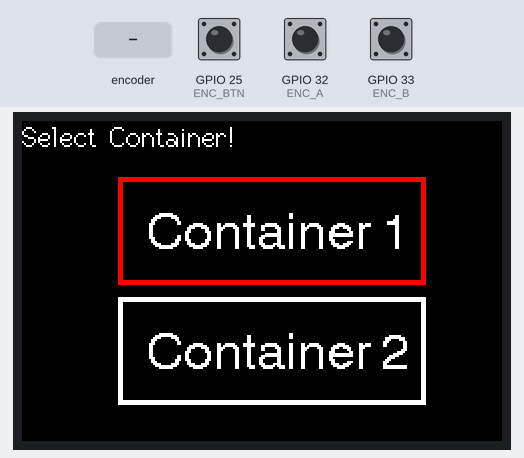
A program run on a simulated ESP32. Parts: 480×320 colour display. Inputs (shaded band) come from the test bench; at power-on: GPIO 25 (ENC_BTN) HIGH, GPIO 32 (ENC_A) HIGH, GPIO 33 (ENC_B) HIGH. What the program prints to the serial monitor is not drawn.

Above: at 1.6 s.
1.7 s: GPIO 25 (ENC_BTN) pulled LOW for 0.15 s
At 3.0 s:
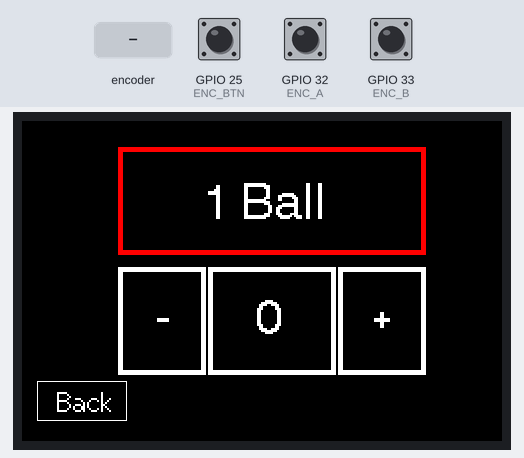
3.3 s: rotary encoder on GPIO 32 (ENC_A) / GPIO 33 (ENC_B) turned 3 steps (first pin leading)
At 4.5 s:
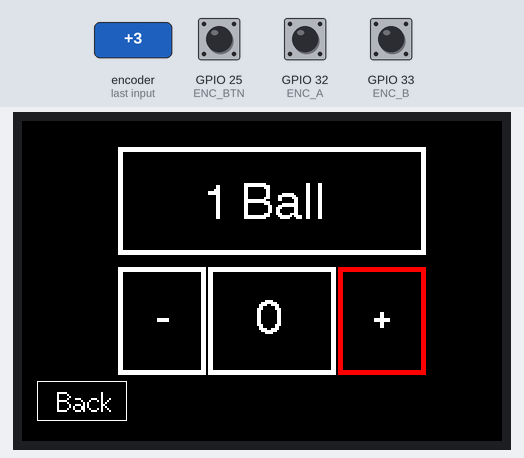
5.4 s: GPIO 25 (ENC_BTN) pulled LOW for 1 s
At 5.8 s:
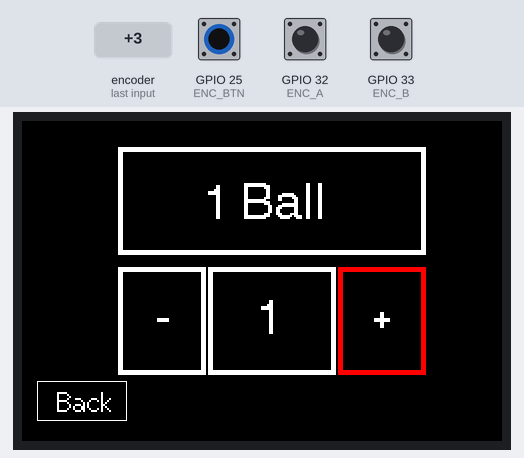
7.9 s: rotary encoder on GPIO 32 (ENC_A) / GPIO 33 (ENC_B) turned 1 step (first pin leading)
At 8.9 s:
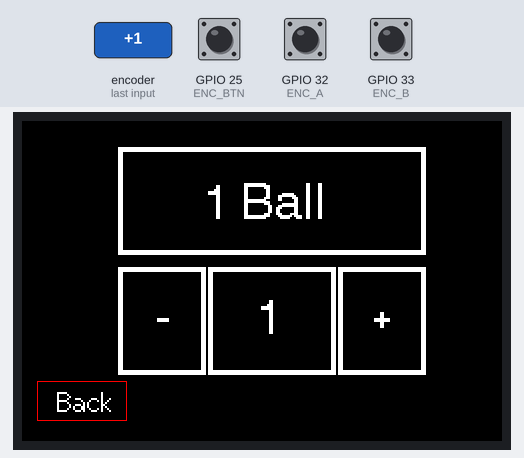
9.6 s: GPIO 25 (ENC_BTN) pulled LOW for 3.2 s
At 10.4 s:
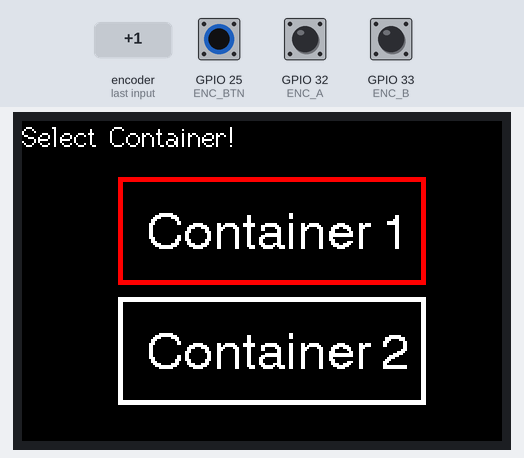
14.3 s: GPIO 25 (ENC_BTN) pulsed LOW 2 times (0.12 s each, 0.3 s apart)
At 15.0 s:
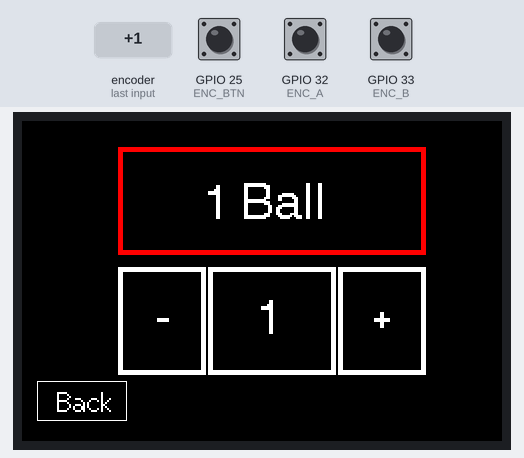
Timing chart, 0 to 17.3 s (numbered marks = the images above; inputs shaded):
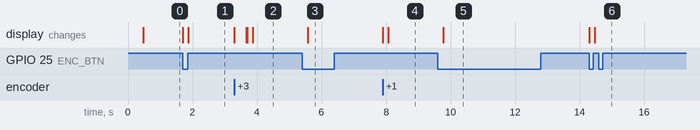

The program:

main.cpp
```cpp
#include <Arduino.h>
#include <TFT_eSPI.h>
#include "ui/ui.h"
#include "ble/ble.h"
#include "encoder/encoder.h"
#include "page/containers.h"
#include "app/app.h"

void setup(){
  Serial.begin(115200);
  app_setup();
  //ble_setup();
}

void loop(){
  app_loop();
}
```

app.cpp
```cpp
#include <Arduino.h>
#include <TFT_eSPI.h>

#include "ui/ui.h"
#include "encoder/encoder.h"
#include "page/containers.h"
#include "ble/ble.h"


static int sel   = 0;
static int c1_sel = 0;
static int c2_sel = 0;
uint8_t ballcount = 0;

enum Page {
  PAGE_MENU,
  PAGE_CONTAINER1,
  PAGE_CONTAINER2
};

static Page currentPage = PAGE_MENU;

static void draw_menu() {
  tft.fillScreen(TFT_BLACK);
  draw_string("Select Container!", 0, 0, 2);

  draw_rect(100, 60, 300, 100, (sel == 0) ? TFT_RED : TFT_WHITE, 5);
  draw_rect(100, 180, 300, 100, (sel == 1) ? TFT_RED : TFT_WHITE, 5);

  draw_string("Container 1", 125, 90, 4);
  draw_string("Container 2", 125, 210, 4);
}

void app_setup() {
  ui_init();
  encoderInit();
  draw_menu();
}

void app_loop() {
  int move = encoderStep();

  // ====== MENU ======
  if (currentPage == PAGE_MENU) {
    if (move != 0) {
      sel = !sel;
      draw_menu();
    }

    if (encoderPressed()) {
      if (sel == 0) {
        c1_sel = 0;
        container1(c1_sel, ballcount);
        currentPage = PAGE_CONTAINER1;
      } else {
        c2_sel = 0;
        container2(c2_sel);
        currentPage = PAGE_CONTAINER2;
      }
    }
    return;
  }

  // ===== CONTAINER 1 =====
  if (currentPage == PAGE_CONTAINER1) {
    if (move != 0) {
      c1_sel += move;

      if (c1_sel < 0) c1_sel = 4;
      if (c1_sel > 4) c1_sel = 0;
      container1(c1_sel, ballcount);
    }

    if (encoderPressed()) {
      if (c1_sel == 4) {    // Back
        draw_menu();
        currentPage = PAGE_MENU;
        return;
      }

      if (c1_sel == 1){   // Minus
        if (ballcount > 0) ballcount--;
        container1(c1_sel,ballcount);
        return;
      }

      if (c1_sel == 2){
        container1(c1_sel,ballcount);
        ble_send_itv(1,ballcount);
        return;
      }

      if (c1_sel==3){   //Minus
        if (ballcount < 4) ballcount++;
        container1(c1_sel,ballcount);
        return;
      }
      else {    //Releasing 1 Ball
        Serial.println("Realising Container 1");
        ble_send_release(1);
        delay(150);
        ballcount = 0;
        c1_sel = 0;
        return;
      }
    }
    return;
  }

  // ===== CONTAINER 2 =====
  if (currentPage == PAGE_CONTAINER2) {
    if (move != 0) {
      c2_sel = !c2_sel;
      container2(c2_sel);
    }

    if (encoderPressed()) {
      if (c2_sel == 1) {
        draw_menu();
        currentPage = PAGE_MENU;
      } else {
        container2(c2_sel);
      }
    }
    return;
  }
}
```

app.h
```cpp
#pragma once

void app_setup();
void app_loop();
```

ble.cpp
```cpp
#include <Arduino.h>
#include "BluetoothSerial.h"
#include "ble/ble.h"
#include "encoder/encoder.h"
#include "app/app.h"

extern uint8_t ballcount;

BluetoothSerial bt;

void ble_setup(){
    bt.begin("Master", true);
    bt.connect("Station1");
}

void ble_send_release(uint8_t containerId){
    if (!bt.hasClient()) {
        bt.begin("Master", true);
        bt.connect("Station1");
    }

    bt.write('R');
}

void ble_send_itv(uint8_t containerId, uint8_t balls){
    if (balls == 0) return;

    if (!bt.hasClient()){
        bt.begin("Master", true);
        bt.connect("Station1");
        delay(200);
    }

    char cmd = '0' + balls;

    while (true){
        if (encoderPressed()) {
            delay(200);
            while(encoderPressed());
            ballcount = 0;
            return;
        }

        bt.write(cmd);

        delay(2000);
        delay(500);
    }
}
```

ble.h
```cpp
#pragma once

void ble_setup();
void ble_send_release(uint8_t containerId);
void ble_send_itv(uint8_t containerId, uint8_t balls);
```

encoder.cpp
```cpp
#include <Arduino.h>
#include "encoder.h"

// encoder pins
#define ENC_A   32
#define ENC_B   33
#define ENC_BTN 25

static int lastA = HIGH;
static int lastBtn = HIGH;
static uint32_t lastBtnMs = 0;

void encoderInit() {
    pinMode(ENC_A, INPUT_PULLUP);
    pinMode(ENC_B, INPUT_PULLUP);
    pinMode(ENC_BTN, INPUT_PULLUP);

    lastA = digitalRead(ENC_A);
    lastBtn = digitalRead(ENC_BTN);
}

int encoderStep() {
    int a = digitalRead(ENC_A);
    int step = 0;

    if (lastA == HIGH && a == LOW) {
        if (digitalRead(ENC_B) == HIGH)
            step = +1;
        else
            step = -1;
    }

    lastA = a;
    return step;
}

bool encoderPressed() {
    int btn = digitalRead(ENC_BTN);

    if (lastBtn == HIGH && btn == LOW){
        lastBtn = btn;
        return true;
    }
    lastBtn = btn;
    return false;
}
```

encoder.h
```cpp
#pragma once

void encoderInit();
int encoderStep();
bool encoderPressed();
```

containers.cpp
```cpp
#include <Arduino.h>
#include <TFT_eSPI.h>
#include "ui/ui.h"
#include "app/app.h"


void back(bool selected){

    draw_rect(15,260,90,40, selected ? TFT_RED : TFT_WHITE, 1);
    draw_string("Back", 35,265,2);
}

void activate(bool selected){
    draw_rect(100, 30, 300, 100, selected ? TFT_RED : TFT_WHITE, 5);
    draw_string("1 Ball", 180,60,4);
}

void minus(bool selected){
    draw_rect(100,150,80,100, selected ? TFT_RED : TFT_WHITE, 5);
    draw_string("-", 133,175,4);
}

void plus(bool selected){
    draw_rect(320,150,80,100, selected ? TFT_RED : TFT_WHITE, 5);
    draw_string("+", 350,175,4);
}

void ball_counter(bool selected, uint8_t n_ball){
    draw_rect(190,150,120,100, selected ? TFT_RED : TFT_WHITE, 5);
    char buf[2];
    sprintf(buf, "%d", n_ball);
    draw_string(buf,233,175,4);
}

void container1(int c1_sel, uint8_t ballcount){

    tft.fillScreen(TFT_BLACK);
    activate(c1_sel == 0);
    minus(c1_sel == 1);
    ball_counter(c1_sel == 2, ballcount);
    plus(c1_sel == 3);
    back(c1_sel == 4);

}

void container2(int c2_sel){

    tft.fillScreen(TFT_BLACK);
    activate(c2_sel == 0);
    back(c2_sel == 1);
}
```

containers.h
```cpp
#pragma once

void container1(int c1_sel, uint8_t ballcount);
void container2(int c2_sel);
```

ui.cpp
```cpp
#include <Arduino.h>
#include <TFT_eSPI.h>

TFT_eSPI tft = TFT_eSPI();

void ui_init() {
  tft.init();
  tft.setRotation(1);
  tft.fillScreen(TFT_BLACK);
}


void draw_rect(int32_t x,int32_t y, int32_t w, int32_t h, uint32_t color,uint8_t thickness){

    for (uint8_t i = 0; i < thickness;i++){
        tft.drawRect(x - i, y - i, w + (i * 2), h + (i * 2), color);
    }
}


void draw_string(const char *string, int32_t x, int32_t y, uint8_t font){

    tft.setTextColor(TFT_WHITE);
    tft.setTextSize(2);
    tft.setTextFont(2);
    tft.drawString(string, x, y, font);
}
```

ui.h
```cpp
#pragma once
#include <Arduino.h>

extern TFT_eSPI tft;

void ui_init();
void draw_string(const char *string, int32_t x, int32_t y, uint8_t font);
void draw_rect(int32_t x,int32_t y, int32_t w, int32_t h, uint32_t color, uint8_t thickness);
```

Measured:
- after the input at 1.7 s, the display: first changes at once (image 1 shows a later state)
- after the input at 3.3 s, the display: first changes at once (image 2 shows a later state)
- after the input at 5.4 s, the display: changes after 0.17 s (image 3)
- after the input at 7.9 s, the display: first changes at once (image 4 shows a later state)
- after the input at 9.6 s, the display: changes after 0.17 s (image 5)
- after the input at 14.3 s, the display: first changes at once (image 6 shows a later state)
